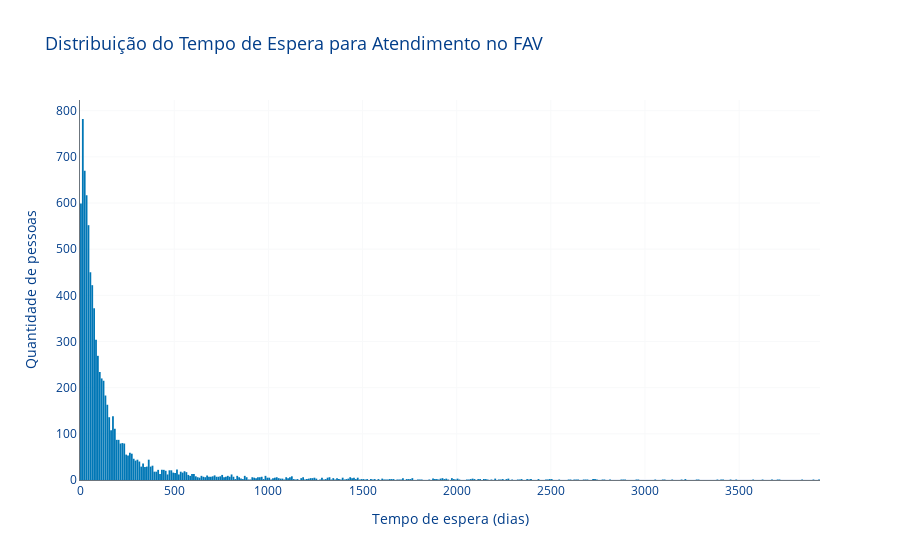

Write notebook code for a chart like this one.
### Code cell
# Gráfico de tempo de espera
max_tempo = df_espera['tempo_entre_fav_e_primeira_dialise'].max()
bins = list(range(0, int(max_tempo) + 10, 10))

# Plotar histograma
fig1_p1 = px.histogram(
    df_espera,
    x='tempo_entre_fav_e_primeira_dialise',
    nbins=len(bins),
    title='Distribuição do Tempo de Espera para Atendimento no FAV',
    labels={
        'tempo_entre_fav_e_primeira_dialise': 'Tempo de espera (dias)',
        'count': 'Quantidade de pessoas'
    },
    color_discrete_sequence=[paleta['azul_principal']]  # Cor das barras
)

# Layout personalizado com a paleta
fig1_p1.update_layout(
    xaxis_title='Tempo de espera (dias)',
    yaxis_title='Quantidade de pessoas',
    bargap=0.05,
    template='plotly_white',
    plot_bgcolor=paleta['fundo'],
    paper_bgcolor=paleta['fundo'],
    font=dict(color=paleta['azul_escuro']),
    title_font=dict(size=18, color=paleta['azul_escuro']),
    xaxis=dict(
        gridcolor=paleta['cinza_claro'],
        linecolor=paleta['cinza_texto'],
        tickfont=dict(color=paleta['azul_escuro'])
    ),
    yaxis=dict(
        gridcolor=paleta['cinza_claro'],
        linecolor=paleta['cinza_texto'],
        tickfont=dict(color=paleta['azul_escuro'])
    )
)

fig1_p1.show()

### Figure 1 — Plotly figure (JSON) as saved in the notebook; plotly's stock layout.template omitted (floating-point values rounded to 4 significant figures; data arrays with more than 128 entries replaced by an {"elided": "..."} marker saying what was removed)
{"data": [{"bingroup": "x", "hovertemplate": "Tempo de espera (dias)=%{x}<br>count=%{y}<extra></extra>", "legendgroup": "", "marker": {"color": "#0077B6", "pattern": {"shape": ""}}, "name": "", "nbinsx": 394, "orientation": "v", "showlegend": false, "type": "histogram", "x": {"elided": "8535 int values"}, "xaxis": "x", "yaxis": "y"}], "layout": {"bargap": 0.05, "barmode": "relative", "font": {"color": "#023E8A"}, "legend": {"tracegroupgap": 0}, "paper_bgcolor": "#FFFFFF", "plot_bgcolor": "#FFFFFF", "title": {"font": {"color": "#023E8A", "size": 18}, "text": "Distribuição do Tempo de Espera para Atendimento no FAV"}, "xaxis": {"anchor": "y", "domain": [0, 1], "gridcolor": "#F8F9FA", "linecolor": "#6C757D", "tickfont": {"color": "#023E8A"}, "title": {"text": "Tempo de espera (dias)"}}, "yaxis": {"anchor": "x", "domain": [0, 1], "gridcolor": "#F8F9FA", "linecolor": "#6C757D", "tickfont": {"color": "#023E8A"}, "title": {"text": "Quantidade de pessoas"}}}}
